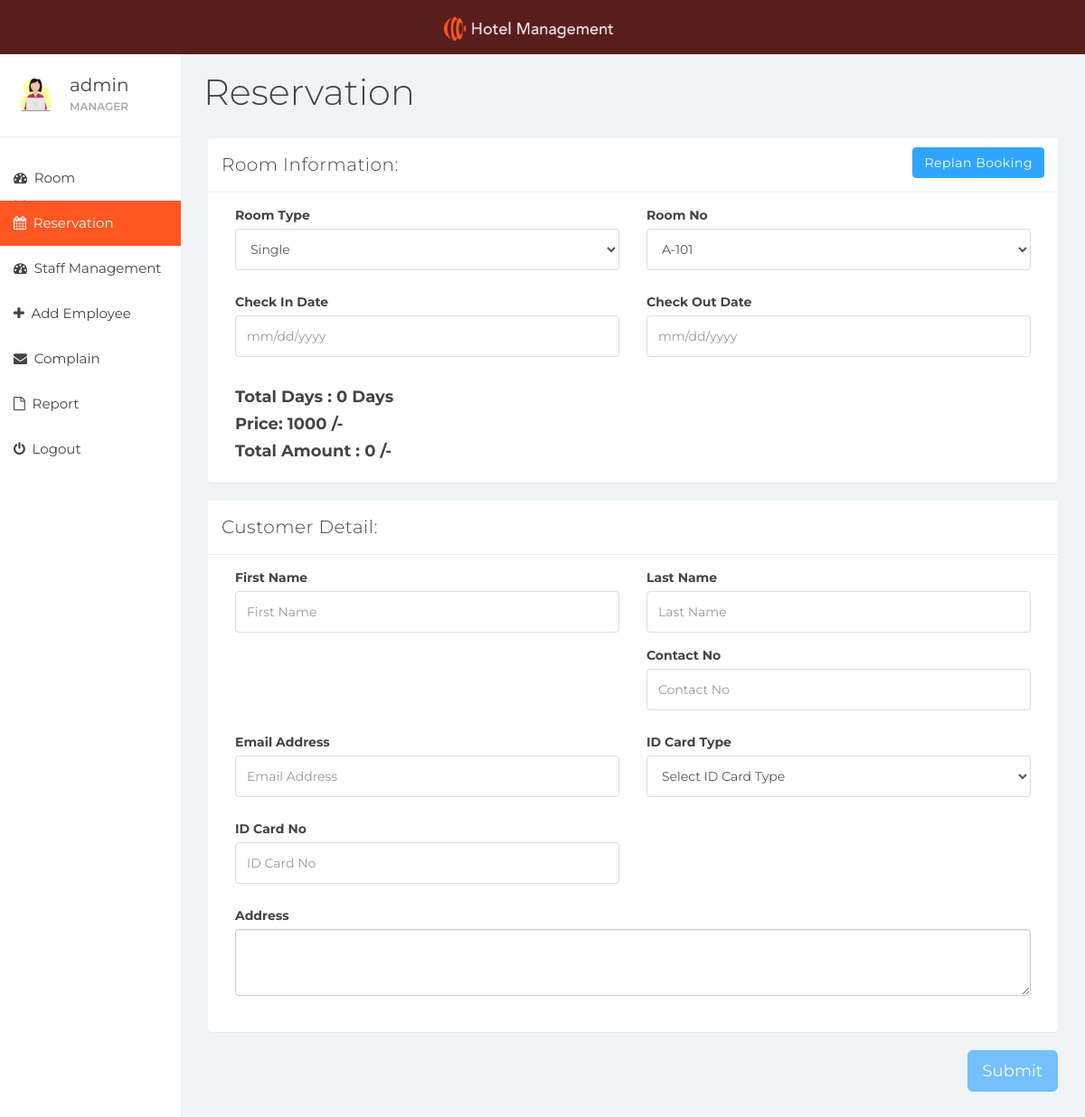
Screenshot of /index.php?reservation&room_id=20&room_type_id=1 (signed in) with the database file from the repository.
### tables this page shows
CREATE TABLE `user` (
  `id` int(11) NOT NULL,
  `name` varchar(100) NOT NULL,
  `username` varchar(15) NOT NULL,
  `email` varchar(100) NOT NULL,
  `password` varchar(100) NOT NULL,
  `created_at` timestamp NOT NULL DEFAULT current_timestamp()
);

CREATE TABLE `room` (
  `room_id` int(10) NOT NULL,
  `room_type_id` int(10) NOT NULL,
  `room_no` varchar(10) NOT NULL,
  `status` tinyint(1) DEFAULT NULL,
  `check_in_status` tinyint(1) NOT NULL,
  `check_out_status` tinyint(1) NOT NULL,
  `deleteStatus` tinyint(1) DEFAULT 0
);

CREATE TABLE `room_type` (
  `room_type_id` int(10) NOT NULL,
  `room_type` varchar(100) NOT NULL,
  `price` int(10) NOT NULL,
  `max_person` int(10) NOT NULL
);

### reservation.php (the view, shortened to what this page needs)
<?php
if (isset($_GET['room_id'])){
    $get_room_id = $_GET['room_id'];
    $get_room_sql = "SELECT * FROM room NATURAL JOIN room_type WHERE room_id = '$get_room_id'";
    $get_room_result = mysqli_query($connection,$get_room_sql);
    $get_room = mysqli_fetch_assoc($get_room_result);
    $get_room_type_id = $get_room['room_type_id'];
    $get_room_type = $get_room['room_type'];
    $get_room_no = $get_room['room_no'];
    $get_room_price = $get_room['price'];
}
?>
<div class="col-sm-9 col-sm-offset-3 col-lg-10 col-lg-offset-2 main" style="padding-bottom: 3.5rem;">
    <div class="row">
        <div class="col-lg-12">
            <h1 class="page-header" style="margin-left: 10px;;">Reservation</h1>
        </div>
    </div>
    <div class="row">
        <div class="col-lg-12">
            <form role="form" id="booking" data-toggle="validator">
                <div class="col-lg-12">
                    <?php
                    if (isset($_GET['room_id'])){?>
                        <div class="panel panel-default">
                            <div class="panel-heading">Room Information:
                                <a class="btn btn-primary pull-right" href="index.php?room_mang">Replan Booking</a>
                            </div>
                            <div class="panel-body">
                                <div class="form-group col-lg-6">
                                    <label>Room Type</label>
                                    <select class="form-control" id="room_type" data-error="Select Room Type" required>
                                        <option selected value="<?php echo $get_room_type_id; ?>"><?php echo $get_room_type; ?></option>
                                    </select>
                                </div>
                                <div class="form-group col-lg-6">
                                    <label>Room No</label>
                                    <select class="form-control" id="room_no" onchange="fetch_price(this.value)" required data-error="Select Room No">
                                        <option selected value="<?php echo $get_room_id; ?>"><?php echo $get_room_no; ?></option>
                                    </select>
                                </div>
                                <div class="form-group col-lg-6">
                                    <label>Check In Date</label>
                                    <input type="text" class="form-control" placeholder="mm/dd/yyyy" id="check_in_date" data-error="Select Check In Date" required>
                                </div>
                                <div class="form-group col-lg-6">
                                    <label>Check Out Date</label>
                                    <input type="text" class="form-control" placeholder="mm/dd/yyyy" id="check_out_date" data-error="Select Check Out Date" required>
                                </div>
                                <div class="col-lg-12">
                                    <h4 style="font-weight: bold">Total Days : <span id="staying_day">0</span> Days</h4>
                                    <h4 style="font-weight: bold">Price: <span id="price"><?php echo $get_room_price; ?></span> /-</h4>
                                    <h4 style="font-weight: bold">Total Amount : <span id="total_price">0</span> /-</h4>
                                </div>
                            </div>
                        </div>
                    <?php }
                    ?>
                    <div class="panel panel-default">
                        <div class="panel-heading">Customer Detail:</div>
                        <div class="panel-body">
                            <div class="form-group col-lg-6">
                                <label>First Name</label>
                                <input class="form-control" placeholder="First Name" id="first_name" data-error="Enter First Name" required>
                            </div>
                            <div class="form-group col-lg-6">
                                <label>Last Name</label>
                                <input class="form-control" placeholder="Last Name" id="last_name">
                            </div>
                            <div class="form-group col-lg-6">
                                <label>Contact No</label>
                                <input type="number" class="form-control" data-error="Enter Min 10 Digit" data-minlength="10" placeholder="Contact No" id="contact_no" required>
                            </div>
                            <div class="form-group col-lg-6">
                                <label>Email Address</label>
                                <input type="email" class="form-control" placeholder="Email Address" id="email" data-error="Enter Valid Email Address" required>
                            </div>
                            <div class="form-group col-lg-6">
                                <label>ID Card Type</label>
                                <select class="form-control" id="id_card_id" data-error="Select ID Card Type" required onchange="validId(this.value);">
                                    <option selected disabled>Select ID Card Type</option>
                                </select>
                            </div>
                            <div class="form-group col-lg-6">
                                <label>ID Card No</label>
                                <input type="text" class="form-control" placeholder="ID Card No" id="id_card_no" data-error="Enter Valid ID Card No" required>
                            </div>
                            <div class="form-group col-lg-12">
                                <label>Address</label>
                                <textarea class="form-control" rows="3" id="address" required></textarea>
                            </div>
                        </div>
                    </div>
                    <button type="submit" class="btn btn-lg btn-primary pull-right">Submit</button>
                </div>
            </form>
        </div>
    </div>
</div>

### sidebar.php (shortened to what this page needs)
<div id="sidebar-collapse" class="col-sm-3 col-lg-2 sidebar">
    <div class="profile-sidebar">
        <div class="profile-userpic">
            <img src="img/admin.png" class="img-responsive" alt="">
        </div>
        <div class="profile-usertitle">
            <div class="profile-usertitle-name"><?php echo $user['name'];?></div>
            <div class="profile-usertitle-status"></span>Manager</div>
        </div>
    </div>
    <ul class="nav menu">
        <?php
        if (isset($_GET['room_mang'])){ ?>
            <li class="active">
                <a href="index.php?room_mang"><em class="fa fa-dashboard">&nbsp;</em>
                    Room Management
                </a>
            </li>
        <?php } else{?>
            <li>
                <a href="index.php?room_mang"><em class="fa fa-dashboard">&nbsp;</em>
                    Room Management
                </a>
            </li>
        <?php }
        if (isset($_GET['reservation'])){ ?>
            <li class="active">
                <a href="index.php?reservation"><em class="fa fa-calendar">&nbsp;</em>
                    Reservation
                </a>
            </li>
        <?php }
        if (isset($_GET['staff_mang'])){ ?>
            <li class="active">
                <a href="index.php?staff_mang"><em class="fa fa-dashboard">&nbsp;</em>
                    Staff Management
                </a>
            </li>
        <?php } else{?>
            <li>
                <a href="index.php?staff_mang"><em class="fa fa-dashboard">&nbsp;</em>
                    Staff Management
                </a>
            </li>
        <?php }
        if (isset($_GET['add_emp'])){ ?>
            <li class="active">
                <a href="index.php?add_emp"><em class="fa fa-plus">&nbsp;</em>
                    Add Employee
                </a>
            </li>
        <?php } else{?>
            <li>
                <a href="index.php?add_emp"><em class="fa fa-plus">&nbsp;</em>
                    Add Employee
                </a>
            </li>
        <?php }
        if (isset($_GET['complain'])){ ?>
            <li class="active">
                <a href="index.php?complain"><em class="fa fa-envelope">&nbsp;</em>
                    Complain
                </a>
            </li>
        <?php } else{?>
            <li>
                <a href="index.php?complain"><em class="fa fa-envelope">&nbsp;</em>
                    Complain
                </a>
            </li>
        <?php }
        if (isset($_GET['laporan'])){ ?>
            <li class="active">
                <a href="index.php?laporan"><em class="fa fa-file-o">&nbsp;</em>
                    Report
                </a>
            </li>
        <?php } else{?>
            <li>
                <a href="index.php?laporan"><em class="fa fa-file-o">&nbsp;</em>
                    Report
                </a>
            </li>
        <?php }
        ?>
        <li><a href="logout.php"><em class="fa fa-power-off">&nbsp;</em> Logout</a></li>
    </ul>
</div>

### css/styles.css (style rules this page uses)
body { background: #f1f4f7; padding-top: 60px; font-size: 14px; color: #444444; font-family: "Montserrat", "Helvetica Neue", Helvetica, Arial, sans-serif; }
a, a:hover, a:focus { color: #30a5ff; }
h1, h2, h3, h4, h5, h6 { color: #444444; }
h1 { font-weight: 300; font-size: 40px; }
h3, h4 { font-weight: 300; }
input.form-control { border: 1px solid #ddd; box-shadow: none; height: 46px; }
select.form-control { border: 1px solid #ddd; box-shadow: none; height: 46px; }
.btn-primary, .btn-primary:hover, .btn-primary:focus, .btn-primary:active, .btn-primary.active, .open > .dropdown-toggle.btn-primary, .btn-primary.disabled, .btn-primary[disabled], fieldset[disabled] .btn-primary, .btn-primary.disabled:hover, .btn-primary[disabled]:hover, fieldset[disabled] .btn-primary:hover, .btn-primary.disabled:focus, .btn-primary[disabled]:focus, fieldset[disabled] .btn-primary:focus, .btn-primary.disabled:active, .btn-primary[disabled]:active, fieldset[disabled] .btn-primary:active, .btn-primary.disabled.active, .btn-primary[disabled].active, fieldset[disabled] .btn-primary.active { background-color: #30a5ff; border-color: #30a5ff; }
.panel { border: 0; }
.panel-heading { font-size: 20px; font-weight: 300; letter-spacing: 0.025em; height: 60px; line-height: 38px; }
.panel-default .panel-heading { background: #fff; border-bottom: 1px solid #e9ecf2; color: #444444; }
.sidebar { display: block; padding: 0; display: none; box-shadow: none; background: #fff; }
.sidebar ul { margin: 20px 0px; }
@media (min-width: 768px) { .sidebar { display: block; position: fixed; top: 60px; bottom: 0; left: 0; z-index: 1000; display: block; margin: 0; padding: 0; overflow-x: hidden; overflow-y: auto; } }
.sidebar ul.nav .active a, .sidebar ul.nav li.parent a.active, .sidebar ul.nav .active > a:hover, .sidebar ul.nav li.parent a.active:hover, .sidebar ul.nav .active > a:focus, .sidebar ul.nav li.parent a.active:focus { color: #fff; background-color: #fe5722; }
.sidebar ul.nav li a { height: 50px; font-size: 15px; line-height: 2em; color: #444444; }
.profile-sidebar { padding: 10px 0; border-bottom: 1px solid #e9ecf2; }
.profile-userpic img { float: left; margin: 10px 0px 0px 15px; width: 50px; height: 50px; border-radius: 9999px !important; }
.profile-usertitle { float: left; text-align: left; margin: 10px 0 0 12px; }
.profile-usertitle-name { font-size: 20px; margin-bottom: 0px; }
.profile-usertitle-status { text-transform: uppercase; color: #aaa; font-size: 12px; font-weight: 600; margin-bottom: 15px; }
h1.page-header { margin-top: 20px; border-bottom: 0; }

### rows the page displays
user: name "admin"
room: room_type.room_type "Single", room_no "A-101", room_type.price "1000"
